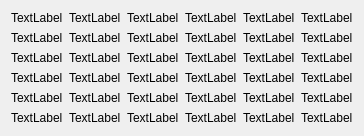
            <widget class="QWidget" name="screen36x">
             <layout class="QGridLayout" name="gridLayout_7">
              <item row="3" column="2">
               <widget class="QLabel" name="chscreen_5_12">
                <property name="text">
                 <string>TextLabel</string>
                </property>
               </widget>
              </item>
              <item row="6" column="1">
               <widget class="QLabel" name="chscreen_5_31">
                <property name="text">
                 <string>TextLabel</string>
                </property>
               </widget>
              </item>
              <item row="4" column="1">
               <widget class="QLabel" name="chscreen_5_21">
                <property name="text">
                 <string>TextLabel</string>
                </property>
               </widget>
              </item>
              <item row="8" column="0">
               <widget class="QLabel" name="chscreen_5_50">
                <property name="text">
                 <string>TextLabel</string>
                </property>
               </widget>
              </item>
              <item row="7" column="2">
               <widget class="QLabel" name="chscreen_5_42">
                <property name="text">
                 <string>TextLabel</string>
                </property>
               </widget>
              </item>
              <item row="7" column="1">
               <widget class="QLabel" name="chscreen_5_41">
                <property name="text">
                 <string>TextLabel</string>
                </property>
               </widget>
              </item>
              <item row="3" column="0">
               <widget class="QLabel" name="chscreen_5_10">
                <property name="text">
                 <string>TextLabel</string>
                </property>
               </widget>
              </item>
              <item row="4" column="0">
               <widget class="QLabel" name="chscreen_5_20">
                <property name="text">
                 <string>TextLabel</string>
                </property>
               </widget>
              </item>
              <item row="2" column="0">
               <widget class="QLabel" name="chscreen_5_00">
                <property name="text">
                 <string>TextLabel</string>
                </property>
               </widget>
              </item>
              <item row="2" column="3">
               <widget class="QLabel" name="chscreen_5_03">
                <property name="text">
                 <string>TextLabel</string>
                </property>
               </widget>
              </item>
              <item row="6" column="0">
               <widget class="QLabel" name="chscreen_5_30">
                <property name="text">
                 <string>TextLabel</string>
                </property>
               </widget>
              </item>
              <item row="2" column="2">
               <widget class="QLabel" name="chscreen_5_02">
                <property name="text">
                 <string>TextLabel</string>
                </property>
               </widget>
              </item>
              <item row="6" column="2">
               <widget class="QLabel" name="chscreen_5_32">
                <property name="text">
                 <string>TextLabel</string>
                </property>
               </widget>
              </item>
              <item row="8" column="2">
               <widget class="QLabel" name="chscreen_5_52">
                <property name="text">
                 <string>TextLabel</string>
                </property>
               </widget>
              </item>
              <item row="7" column="0">
               <widget class="QLabel" name="chscreen_5_40">
                <property name="text">
                 <string>TextLabel</string>
                </property>
               </widget>
              </item>
              <item row="2" column="1">
               <widget class="QLabel" name="chscreen_5_01">
                <property name="text">
                 <string>TextLabel</string>
                </property>
               </widget>
              </item>
              <item row="2" column="4">
               <widget class="QLabel" name="chscreen_5_04">
                <property name="text">
                 <string>TextLabel</string>
                </property>
               </widget>
              </item>
              <item row="8" column="1">
               <widget class="QLabel" name="chscreen_5_51">
                <property name="text">
                 <string>TextLabel</string>
                </property>
               </widget>
              </item>
              <item row="3" column="1">
               <widget class="QLabel" name="chscreen_5_11">
                <property name="text">
                 <string>TextLabel</string>
                </property>
               </widget>
              </item>
              <item row="4" column="2">
               <widget class="QLabel" name="chscreen_5_22">
                <property name="text">
                 <string>TextLabel</string>
                </property>
               </widget>
              </item>
              <item row="2" column="5">
               <widget class="QLabel" name="chscreen_5_05">
                <property name="text">
                 <string>TextLabel</string>
                </property>
               </widget>
              </item>
              <item row="3" column="3">
               <widget class="QLabel" name="chscreen_5_13">
                <property name="text">
                 <string>TextLabel</string>
                </property>
               </widget>
              </item>
              <item row="3" column="4">
               <widget class="QLabel" name="chscreen_5_14">
                <property name="text">
                 <string>TextLabel</string>
                </property>
               </widget>
              </item>
              <item row="4" column="3">
               <widget class="QLabel" name="chscreen_5_23">
                <property name="text">
                 <string>TextLabel</string>
                </property>
               </widget>
              </item>
              <item row="6" column="3">
               <widget class="QLabel" name="chscreen_5_33">
                <property name="text">
                 <string>TextLabel</string>
                </property>
               </widget>
              </item>
              <item row="4" column="4">
               <widget class="QLabel" name="chscreen_5_24">
                <property name="text">
                 <string>TextLabel</string>
                </property>
               </widget>
              </item>
              <item row="7" column="3">
               <widget class="QLabel" name="chscreen_5_43">
                <property name="text">
                 <string>TextLabel</string>
                </property>
               </widget>
              </item>
              <item row="7" column="4">
               <widget class="QLabel" name="chscreen_5_44">
                <property name="text">
                 <string>TextLabel</string>
                </property>
               </widget>
              </item>
              <item row="8" column="3">
               <widget class="QLabel" name="chscreen_5_53">
                <property name="text">
                 <string>TextLabel</string>
                </property>
               </widget>
              </item>
              <item row="6" column="4">
               <widget class="QLabel" name="chscreen_5_34">
                <property name="text">
                 <string>TextLabel</string>
                </property>
               </widget>
              </item>
              <item row="3" column="5">
               <widget class="QLabel" name="chscreen_5_15">
                <property name="text">
                 <string>TextLabel</string>
                </property>
               </widget>
              </item>
              <item row="4" column="5">
               <widget class="QLabel" name="chscreen_5_25">
                <property name="text">
                 <string>TextLabel</string>
                </property>
               </widget>
              </item>
              <item row="6" column="5">
               <widget class="QLabel" name="chscreen_5_35">
                <property name="text">
                 <string>TextLabel</string>
                </property>
               </widget>
              </item>
              <item row="7" column="5">
               <widget class="QLabel" name="chscreen_5_45">
                <property name="text">
                 <string>TextLabel</string>
                </property>
               </widget>
              </item>
              <item row="8" column="5">
               <widget class="QLabel" name="chscreen_5_55">
                <property name="text">
                 <string>TextLabel</string>
                </property>
               </widget>
              </item>
              <item row="8" column="4">
               <widget class="QLabel" name="chscreen_5_54">
                <property name="text">
                 <string>TextLabel</string>
                </property>
               </widget>
              </item>
             </layout>
            </widget>
